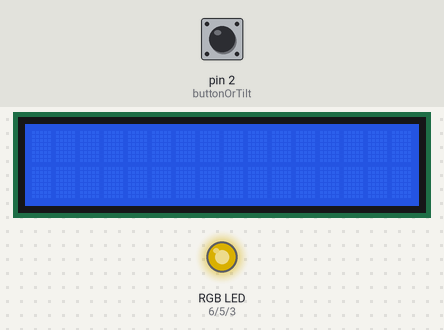
Bench run of a sketch on a simulated Arduino Uno, built with avr-gcc and run on an emulated ATmega328P. Shown: 16×2 character LCD, an RGB LED mixed from three pins (HIGH = lit). The inputs (shaded band) are chosen by the test bench; at power-on: pin 2 (buttonOrTilt) HIGH. Dim RGB values are drawn brighter than linear.

Above: at 1.2 s.
1.3 s: pin 2 (buttonOrTilt) pulled LOW for 0.15 s
At 1.71 s:
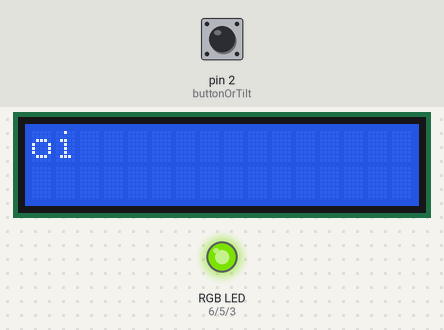
At 2.31 s:
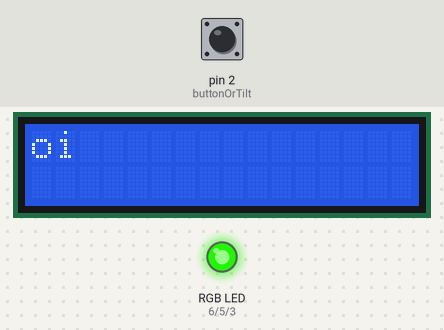
Timing chart, 0 to 15.6 s (numbered marks = the images above; inputs shaded):
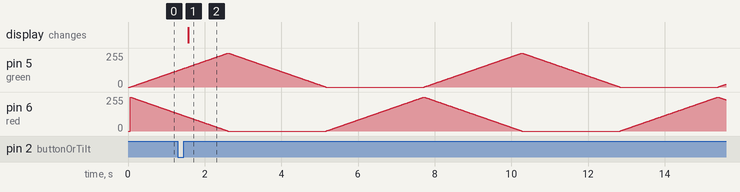

The sketch:

7-RGB.ino
```cpp
//4-LED_RGB

#include <Wire.h>
#include <LiquidCrystal_I2C.h>

LiquidCrystal_I2C lcd(0x27, 2,1,0,4,5,6,7,3, POSITIVE);

#define red 6 //controle de brilho só PWM: 3,5,6,9,10,11
#define green 5
#define blue 3

#define buttonOrTilt 2 //interrupcao só pinos 2 e 3
void pushButton();
void setup() {
  lcd.begin(16,2);

  pinMode(red, OUTPUT);
  pinMode(green, OUTPUT);
  pinMode(blue, OUTPUT);
  pinMode(buttonOrTilt, INPUT_PULLUP); //ativa a resistencia interna do Arduino;

  attachInterrupt(digitalPinToInterrupt(buttonOrTilt), pushButton, RISING);

  analogWrite(red, HIGH);
  analogWrite(green, LOW);
  analogWrite(blue, LOW);
}

int redV=255, greenV=0, blueV=0;
void loop() {
  if(redV==255){
    for(int i=1; i<=255; i++){
      redV--;
      greenV++;
      analogWrite(red, redV);
      analogWrite(green, greenV);
      delay(10);
    }
  }
  if(greenV==255){
    for(int i=1; i<=255; i++){
      greenV--;
      blueV++;
      analogWrite(red, redV);
      analogWrite(green, greenV);
      delay(10);
    }
  }
  if(blueV==255){
    for(int i=1; i<=255; i++){
      blueV--;
      redV++;
      analogWrite(red, redV);
      analogWrite(green, greenV);
      delay(10);
    }
  }
}
void pushButton(){
  int cont=0;
  lcd.clear();
  lcd.setCursor(0,0);
  lcd.print("oi");
  if(cont==1){
    lcd.setCursor(0,1);
    lcd.print("cont==1");
  }
  cont=1;
}
```

Measured:
- after the input at 1.3 s, the display: changes after 0.27 s (image 1)
